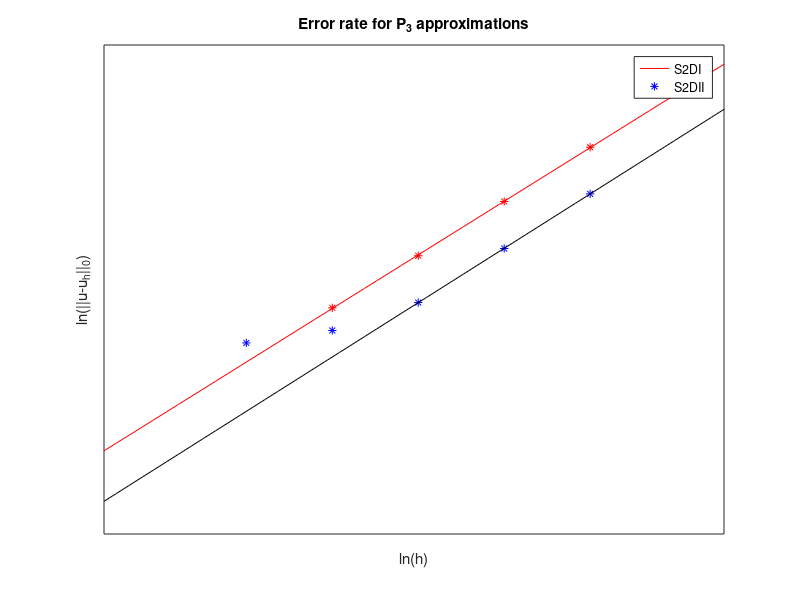

Write the MATLAB code that produced this figure. (Note: this script raises an error after producing the figure.)
format long
h0 = [1/8,1/16,1/32];
h1 = [1/8,1/16,1/32,1/64];
h = [1/8,1/16,1/32,1/64,1/128];
%S2D_P2
E = [   0.00003615 0.00000226  0.0000001411 0.000000009839  0
        0.00000333489 0.000000204372 0.0000000128842 0.00000000309369 0.00000000163783
        0.0000654284000   0.0000160153000   0.0000039613700   0.0000009852650   0.000000245937000]
E1 = E(1,1:4); 
E2 = E(2,:);
E3 = E(3,:);
E4 = E(2,1:3)
p3_k1 = polyfit(log(h1),log(E1),1); %polyfit
p3_k2 = polyfit(log(h),log(E2),1);
p3_k3 = polyfit(log(h),log(E3),1);
p3_k4 = polyfit(log(h0),log(E4),1)
x = [-6:0.1:-1]; 
F1 = polyval(p3_k1,x); 
F2 = polyval(p3_k2,x);
F3 = polyval(p3_k3,x);
F4 = polyval(p3_k4,x);

figure(1) %||u - u_h||_0
plot(x,F1,'r',log(h),log(E2),'b*',x,F4,'k',log(h1),log(E1),'r*')
%plot(x,F1,'r',log(h),log(E2),'b*',x,F3,'g',x,F4,'k',log(h1),log(E1),'r*',log(h),log(E3),'g*')%plot all  
set(gca,'xtick',[])
set(gca,'ytick',[])
xlabel('ln(h)'); 
ylabel('ln(||u-u_h||_0)');  
legend('S2DI','S2DII')
%legend('S2DI','S2DII','N2D');
title('Error rate for P_3 approximations');
format short;
 p=[p3_k1(1),p3_k2(1),p3_k3(1),p3_k4(1)]
 gtext(num2str(p3_k1(1)));
 gtext(num2str(p3_k4(1))); 
 %gtext(num2str(p3_k3(1)));


E = [ 0.0005061  0.00006429  0.000008086 0.000001013 0.0000001267 
      0.0001353  0.00001702  0.000002133 0.0000002669 0.00000003338 
      0.00126119 0.000224337 0.0000397802 0.00000704317 0.00000124605]   
E1 = E(1,:); 
E2 = E(2,:);
E3 = E(3,:);
p3_k1 = polyfit(log(h),log(E1),1); %polyfit
p3_k2 = polyfit(log(h),log(E2),1);
p3_k3 = polyfit(log(h),log(E3),1);
x = [-6:0.1:-1]; 
F1 = polyval(p3_k1,x); 
F2 = polyval(p3_k2,x);
F3 = polyval(p3_k3,x);

figure(2) %\|\triangledown\times(\mathbf{u} - \mathbf{u}_h)\|
plot(x,F1,'r',x,F2,'b',log(h),log(E1),'r*',log(h),log(E2),'b*')
%plot(x,F1,'r',x,F2,'b',x,F3,'g',log(h),log(E1),'r*',log(h),log(E2),'b*',log(h),log(E3),'g*')%plot all  
set(gca,'xtick',[])
set(gca,'ytick',[])
xlabel('ln(h)'); 
ylabel('ln(||curl(u- u_h)||_0 + ||div(u - u_h)||_0)');  
legend('S2DI','S2DII')
%legend('S2DI','S2DII','N2D');
title('Error rates for P_3 approximations');
format short;
 p=[p3_k1(1),p3_k2(1),p3_k3(1)]
 gtext(num2str(p3_k1(1)));
 gtext(num2str(p3_k2(1)));
% gtext(num2str(p3_k3(1)));
 

 
